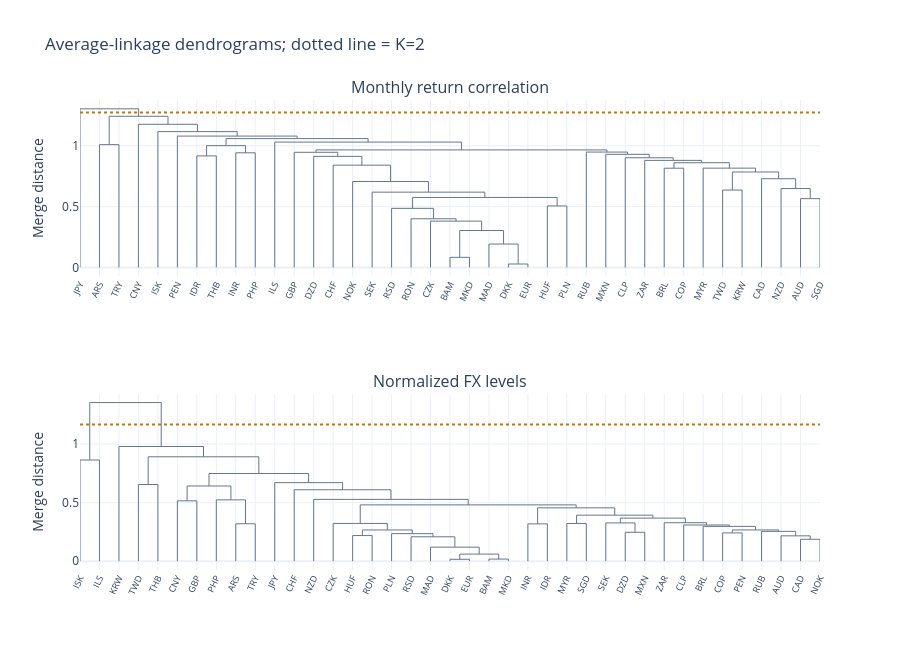

The notebook cell saved with this chart:
### Markdown cell above
## 5. Read the hierarchy

A dendrogram shows when currencies or groups merge. The dashed line cuts each tree at K=2. There is no requirement that the resulting groups have similar sizes. Small outlier groups are a finding to report, not a reason to hide observations or force K=3.

### Code cell
fig = make_subplots(rows=2, cols=1, subplot_titles=list(titles.values()))
for row, name in enumerate(representations, 1):
    tree = dendrogram(trees[name], labels=currencies, no_plot=True)
    for x, y in zip(tree["icoord"], tree["dcoord"]):
        fig.add_trace(go.Scatter(x=x, y=y, mode="lines", line=dict(color="#63778C", width=1),
                                hoverinfo="skip", showlegend=False), row=row, col=1)
    cut = (trees[name][-1, 2] + trees[name][-2, 2]) / 2
    fig.add_hline(y=cut, line_dash="dot", line_color="#B77916", row=row, col=1)
    fig.update_xaxes(tickvals=np.arange(5, 10 * len(currencies), 10), ticktext=tree["ivl"],
                     tickangle=-65, tickfont=dict(size=9), row=row, col=1)
fig.update_layout(template="plotly_white", height=650, title="Average-linkage dendrograms; dotted line = K=2")
fig.update_yaxes(title_text="Merge distance")
fig.show()

### Figure 1 — Plotly figure (JSON) as saved in the notebook; plotly's stock layout.template omitted (floating-point values rounded to 4 significant figures)
{"data": [{"hoverinfo": "skip", "line": {"color": "#63778C", "width": 1}, "mode": "lines", "showlegend": false, "type": "scatter", "x": [15.0, 15.0, 25.0, 25.0], "xaxis": "x", "y": [0.0, 1.009, 1.009, 0.0], "yaxis": "y"}, {"hoverinfo": "skip", "line": {"color": "#63778C", "width": 1}, "mode": "lines", "showlegend": false, "type": "scatter", "x": [65.0, 65.0, 75.0, 75.0], "xaxis": "x", "y": [0.0, 0.9165, 0.9165, 0.0], "yaxis": "y"}, {"hoverinfo": "skip", "line": {"color": "#63778C", "width": 1}, "mode": "lines", "showlegend": false, "type": "scatter", "x": [85.0, 85.0, 95.0, 95.0], "xaxis": "x", "y": [0.0, 0.9419, 0.9419, 0.0], "yaxis": "y"}, {"hoverinfo": "skip", "line": {"color": "#63778C", "width": 1}, "mode": "lines", "showlegend": false, "type": "scatter", "x": [70.0, 70.0, 90.0, 90.0], "xaxis": "x", "y": [0.9165, 1.001, 1.001, 0.9419], "yaxis": "y"}, {"hoverinfo": "skip", "line": {"color": "#63778C", "width": 1}, "mode": "lines", "showlegend": false, "type": "scatter", "x": [195.0, 195.0, 205.0, 205.0], "xaxis": "x", "y": [0.0, 0.083, 0.083, 0.0], "yaxis": "y"}, {"hoverinfo": "skip", "line": {"color": "#63778C", "width": 1}, "mode": "lines", "showlegend": false, "type": "scatter", "x": [225.0, 225.0, 235.0, 235.0], "xaxis": "x", "y": [0.0, 0.02818, 0.02818, 0.0], "yaxis": "y"}, {"hoverinfo": "skip", "line": {"color": "#63778C", "width": 1}, "mode": "lines", "showlegend": false, "type": "scatter", "x": [215.0, 215.0, 230.0, 230.0], "xaxis": "x", "y": [0.0, 0.1925, 0.1925, 0.02818], "yaxis": "y"}, {"hoverinfo": "skip", "line": {"color": "#63778C", "width": 1}, "mode": "lines", "showlegend": false, "type": "scatter", "x": [200.0, 200.0, 222.5, 222.5], "xaxis": "x", "y": [0.083, 0.3034, 0.3034, 0.1925], "yaxis": "y"}, {"hoverinfo": "skip", "line": {"color": "#63778C", "width": 1}, "mode": "lines", "showlegend": false, "type": "scatter", "x": [185.0, 185.0, 211.2, 211.2], "xaxis": "x", "y": [0.0, 0.3804, 0.3804, 0.3034], "yaxis": "y"}, {"hoverinfo": "skip", "line": {"color": "#63778C", "width": 1}, "mode": "lines", "showlegend": false, "type": "scatter", "x": [175.0, 175.0, 198.1, 198.1], "xaxis": "x", "y": [0.0, 0.3999, 0.3999, 0.3804], "yaxis": "y"}, {"hoverinfo": "skip", "line": {"color": "#63778C", "width": 1}, "mode": "lines", "showlegend": false, "type": "scatter", "x": [165.0, 165.0, 186.6, 186.6], "xaxis": "x", "y": [0.0, 0.4855, 0.4855, 0.3999], "yaxis": "y"}, {"hoverinfo": "skip", "line": {"color": "#63778C", "width": 1}, "mode": "lines", "showlegend": false, "type": "scatter", "x": [245.0, 245.0, 255.0, 255.0], "xaxis": "x", "y": [0.0, 0.5053, 0.5053, 0.0], "yaxis": "y"}, {"hoverinfo": "skip", "line": {"color": "#63778C", "width": 1}, "mode": "lines", "showlegend": false, "type": "scatter", "x": [175.8, 175.8, 250.0, 250.0], "xaxis": "x", "y": [0.4855, 0.575, 0.575, 0.5053], "yaxis": "y"}, {"hoverinfo": "skip", "line": {"color": "#63778C", "width": 1}, "mode": "lines", "showlegend": false, "type": "scatter", "x": [155.0, 155.0, 212.9, 212.9], "xaxis": "x", "y": [0.0, 0.6187, 0.6187, 0.575], "yaxis": "y"}, {"hoverinfo": "skip", "line": {"color": "#63778C", "width": 1}, "mode": "lines", "showlegend": false, "type": "scatter", "x": [145.0, 145.0, 183.9, 183.9], "xaxis": "x", "y": [0.0, 0.7059, 0.7059, 0.6187], "yaxis": "y"}, {"hoverinfo": "skip", "line": {"color": "#63778C", "width": 1}, "mode": "lines", "showlegend": false, "type": "scatter", "x": [135.0, 135.0, 164.5, 164.5], "xaxis": "x", "y": [0.0, 0.8403, 0.8403, 0.7059], "yaxis": "y"}, {"hoverinfo": "skip", "line": {"color": "#63778C", "width": 1}, "mode": "lines", "showlegend": false, "type": "scatter", "x": [125.0, 125.0, 149.7, 149.7], "xaxis": "x", "y": [0.0, 0.9126, 0.9126, 0.8403], "yaxis": "y"}, {"hoverinfo": "skip", "line": {"color": "#63778C", "width": 1}, "mode": "lines", "showlegend": false, "type": "scatter", "x": [115.0, 115.0, 137.4, 137.4], "xaxis": "x", "y": [0.0, 0.9461, 0.9461, 0.9126], "yaxis": "y"}, {"hoverinfo": "skip", "line": {"color": "#63778C", "width": 1}, "mode": "lines", "showlegend": false, "type": "scatter", "x": [305.0, 305.0, 315.0, 315.0], "xaxis": "x", "y": [0.0, 0.8154, 0.8154, 0.0], "yaxis": "y"}, {"hoverinfo": "skip", "line": {"color": "#63778C", "width": 1}, "mode": "lines", "showlegend": false, "type": "scatter", "x": [335.0, 335.0, 345.0, 345.0], "xaxis": "x", "y": [0.0, 0.636, 0.636, 0.0], "yaxis": "y"}, {"hoverinfo": "skip", "line": {"color": "#63778C", "width": 1}, "mode": "lines", "showlegend": false, "type": "scatter", "x": [375.0, 375.0, 385.0, 385.0], "xaxis": "x", "y": [0.0, 0.5653, 0.5653, 0.0], "yaxis": "y"}, {"hoverinfo": "skip", "line": {"color": "#63778C", "width": 1}, "mode": "lines", "showlegend": false, "type": "scatter", "x": [365.0, 365.0, 380.0, 380.0], "xaxis": "x", "y": [0.0, 0.6482, 0.6482, 0.5653], "yaxis": "y"}, {"hoverinfo": "skip", "line": {"color": "#63778C", "width": 1}, "mode": "lines", "showlegend": false, "type": "scatter", "x": [355.0, 355.0, 372.5, 372.5], "xaxis": "x", "y": [0.0, 0.729, 0.729, 0.6482], "yaxis": "y"}, {"hoverinfo": "skip", "line": {"color": "#63778C", "width": 1}, "mode": "lines", "showlegend": false, "type": "scatter", "x": [340.0, 340.0, 363.8, 363.8], "xaxis": "x", "y": [0.636, 0.7844, 0.7844, 0.729], "yaxis": "y"}, {"hoverinfo": "skip", "line": {"color": "#63778C", "width": 1}, "mode": "lines", "showlegend": false, "type": "scatter", "x": [325.0, 325.0, 351.9, 351.9], "xaxis": "x", "y": [0.0, 0.816, 0.816, 0.7844], "yaxis": "y"}, {"hoverinfo": "skip", "line": {"color": "#63778C", "width": 1}, "mode": "lines", "showlegend": false, "type": "scatter", "x": [310.0, 310.0, 338.4, 338.4], "xaxis": "x", "y": [0.8154, 0.8604, 0.8604, 0.816], "yaxis": "y"}, {"hoverinfo": "skip", "line": {"color": "#63778C", "width": 1}, "mode": "lines", "showlegend": false, "type": "scatter", "x": [295.0, 295.0, 324.2, 324.2], "xaxis": "x", "y": [0.0, 0.8796, 0.8796, 0.8604], "yaxis": "y"}, {"hoverinfo": "skip", "line": {"color": "#63778C", "width": 1}, "mode": "lines", "showlegend": false, "type": "scatter", "x": [285.0, 285.0, 309.6, 309.6], "xaxis": "x", "y": [0.0, 0.9013, 0.9013, 0.8796], "yaxis": "y"}, {"hoverinfo": "skip", "line": {"color": "#63778C", "width": 1}, "mode": "lines", "showlegend": false, "type": "scatter", "x": [275.0, 275.0, 297.3, 297.3], "xaxis": "x", "y": [0.0, 0.9297, 0.9297, 0.9013], "yaxis": "y"}, {"hoverinfo": "skip", "line": {"color": "#63778C", "width": 1}, "mode": "lines", "showlegend": false, "type": "scatter", "x": [265.0, 265.0, 286.2, 286.2], "xaxis": "x", "y": [0.0, 0.948, 0.948, 0.9297], "yaxis": "y"}, {"hoverinfo": "skip", "line": {"color": "#63778C", "width": 1}, "mode": "lines", "showlegend": false, "type": "scatter", "x": [126.2, 126.2, 275.6, 275.6], "xaxis": "x", "y": [0.9461, 0.9658, 0.9658, 0.948], "yaxis": "y"}, {"hoverinfo": "skip", "line": {"color": "#63778C", "width": 1}, "mode": "lines", "showlegend": false, "type": "scatter", "x": [105.0, 105.0, 200.9, 200.9], "xaxis": "x", "y": [0.0, 1.03, 1.03, 0.9658], "yaxis": "y"}, {"hoverinfo": "skip", "line": {"color": "#63778C", "width": 1}, "mode": "lines", "showlegend": false, "type": "scatter", "x": [80.0, 80.0, 152.9, 152.9], "xaxis": "x", "y": [1.001, 1.059, 1.059, 1.03], "yaxis": "y"}, {"hoverinfo": "skip", "line": {"color": "#63778C", "width": 1}, "mode": "lines", "showlegend": false, "type": "scatter", "x": [55.0, 55.0, 116.5, 116.5], "xaxis": "x", "y": [0.0, 1.079, 1.079, 1.059], "yaxis": "y"}, {"hoverinfo": "skip", "line": {"color": "#63778C", "width": 1}, "mode": "lines", "showlegend": false, "type": "scatter", "x": [45.0, 45.0, 85.74, 85.74], "xaxis": "x", "y": [0.0, 1.116, 1.116, 1.079], "yaxis": "y"}, {"hoverinfo": "skip", "line": {"color": "#63778C", "width": 1}, "mode": "lines", "showlegend": false, "type": "scatter", "x": [35.0, 35.0, 65.37, 65.37], "xaxis": "x", "y": [0.0, 1.176, 1.176, 1.116], "yaxis": "y"}, {"hoverinfo": "skip", "line": {"color": "#63778C", "width": 1}, "mode": "lines", "showlegend": false, "type": "scatter", "x": [20.0, 20.0, 50.18, 50.18], "xaxis": "x", "y": [1.009, 1.242, 1.242, 1.176], "yaxis": "y"}, {"hoverinfo": "skip", "line": {"color": "#63778C", "width": 1}, "mode": "lines", "showlegend": false, "type": "scatter", "x": [5.0, 5.0, 35.09, 35.09], "xaxis": "x", "y": [0.0, 1.303, 1.303, 1.242], "yaxis": "y"}, {"hoverinfo": "skip", "line": {"color": "#63778C", "width": 1}, "mode": "lines", "showlegend": false, "type": "scatter", "x": [5.0, 5.0, 15.0, 15.0], "xaxis": "x2", "y": [0.0, 0.8637, 0.8637, 0.0], "yaxis": "y2"}, {"hoverinfo": "skip", "line": {"color": "#63778C", "width": 1}, "mode": "lines", "showlegend": false, "type": "scatter", "x": [35.0, 35.0, 45.0, 45.0], "xaxis": "x2", "y": [0.0, 0.6544, 0.6544, 0.0], "yaxis": "y2"}, {"hoverinfo": "skip", "line": {"color": "#63778C", "width": 1}, "mode": "lines", "showlegend": false, "type": "scatter", "x": [55.0, 55.0, 65.0, 65.0], "xaxis": "x2", "y": [0.0, 0.5151, 0.5151, 0.0], "yaxis": "y2"}, {"hoverinfo": "skip", "line": {"color": "#63778C", "width": 1}, "mode": "lines", "showlegend": false, "type": "scatter", "x": [85.0, 85.0, 95.0, 95.0], "xaxis": "x2", "y": [0.0, 0.3194, 0.3194, 0.0], "yaxis": "y2"}, {"hoverinfo": "skip", "line": {"color": "#63778C", "width": 1}, "mode": "lines", "showlegend": false, "type": "scatter", "x": [75.0, 75.0, 90.0, 90.0], "xaxis": "x2", "y": [0.0, 0.5235, 0.5235, 0.3194], "yaxis": "y2"}, {"hoverinfo": "skip", "line": {"color": "#63778C", "width": 1}, "mode": "lines", "showlegend": false, "type": "scatter", "x": [60.0, 60.0, 82.5, 82.5], "xaxis": "x2", "y": [0.5151, 0.6419, 0.6419, 0.5235], "yaxis": "y2"}, {"hoverinfo": "skip", "line": {"color": "#63778C", "width": 1}, "mode": "lines", "showlegend": false, "type": "scatter", "x": [145.0, 145.0, 155.0, 155.0], "xaxis": "x2", "y": [0.0, 0.2188, 0.2188, 0.0], "yaxis": "y2"}, {"hoverinfo": "skip", "line": {"color": "#63778C", "width": 1}, "mode": "lines", "showlegend": false, "type": "scatter", "x": [195.0, 195.0, 205.0, 205.0], "xaxis": "x2", "y": [0.0, 0.01624, 0.01624, 0.0], "yaxis": "y2"}, {"hoverinfo": "skip", "line": {"color": "#63778C", "width": 1}, "mode": "lines", "showlegend": false, "type": "scatter", "x": [215.0, 215.0, 225.0, 225.0], "xaxis": "x2", "y": [0.0, 0.01806, 0.01806, 0.0], "yaxis": "y2"}, {"hoverinfo": "skip", "line": {"color": "#63778C", "width": 1}, "mode": "lines", "showlegend": false, "type": "scatter", "x": [200.0, 200.0, 220.0, 220.0], "xaxis": "x2", "y": [0.01624, 0.06046, 0.06046, 0.01806], "yaxis": "y2"}, {"hoverinfo": "skip", "line": {"color": "#63778C", "width": 1}, "mode": "lines", "showlegend": false, "type": "scatter", "x": [185.0, 185.0, 210.0, 210.0], "xaxis": "x2", "y": [0.0, 0.1198, 0.1198, 0.06046], "yaxis": "y2"}, {"hoverinfo": "skip", "line": {"color": "#63778C", "width": 1}, "mode": "lines", "showlegend": false, "type": "scatter", "x": [175.0, 175.0, 197.5, 197.5], "xaxis": "x2", "y": [0.0, 0.2083, 0.2083, 0.1198], "yaxis": "y2"}, {"hoverinfo": "skip", "line": {"color": "#63778C", "width": 1}, "mode": "lines", "showlegend": false, "type": "scatter", "x": [165.0, 165.0, 186.2, 186.2], "xaxis": "x2", "y": [0.0, 0.2351, 0.2351, 0.2083], "yaxis": "y2"}, {"hoverinfo": "skip", "line": {"color": "#63778C", "width": 1}, "mode": "lines", "showlegend": false, "type": "scatter", "x": [150.0, 150.0, 175.6, 175.6], "xaxis": "x2", "y": [0.2188, 0.2664, 0.2664, 0.2351], "yaxis": "y2"}, {"hoverinfo": "skip", "line": {"color": "#63778C", "width": 1}, "mode": "lines", "showlegend": false, "type": "scatter", "x": [135.0, 135.0, 162.8, 162.8], "xaxis": "x2", "y": [0.0, 0.3222, 0.3222, 0.2664], "yaxis": "y2"}, {"hoverinfo": "skip", "line": {"color": "#63778C", "width": 1}, "mode": "lines", "showlegend": false, "type": "scatter", "x": [235.0, 235.0, 245.0, 245.0], "xaxis": "x2", "y": [0.0, 0.3185, 0.3185, 0.0], "yaxis": "y2"}, {"hoverinfo": "skip", "line": {"color": "#63778C", "width": 1}, "mode": "lines", "showlegend": false, "type": "scatter", "x": [255.0, 255.0, 265.0, 265.0], "xaxis": "x2", "y": [0.0, 0.3213, 0.3213, 0.0], "yaxis": "y2"}, {"hoverinfo": "skip", "line": {"color": "#63778C", "width": 1}, "mode": "lines", "showlegend": false, "type": "scatter", "x": [285.0, 285.0, 295.0, 295.0], "xaxis": "x2", "y": [0.0, 0.2468, 0.2468, 0.0], "yaxis": "y2"}, {"hoverinfo": "skip", "line": {"color": "#63778C", "width": 1}, "mode": "lines", "showlegend": false, "type": "scatter", "x": [275.0, 275.0, 290.0, 290.0], "xaxis": "x2", "y": [0.0, 0.3267, 0.3267, 0.2468], "yaxis": "y2"}, {"hoverinfo": "skip", "line": {"color": "#63778C", "width": 1}, "mode": "lines", "showlegend": false, "type": "scatter", "x": [335.0, 335.0, 345.0, 345.0], "xaxis": "x2", "y": [0.0, 0.2414, 0.2414, 0.0], "yaxis": "y2"}, {"hoverinfo": "skip", "line": {"color": "#63778C", "width": 1}, "mode": "lines", "showlegend": false, "type": "scatter", "x": [375.0, 375.0, 385.0, 385.0], "xaxis": "x2", "y": [0.0, 0.1871, 0.1871, 0.0], "yaxis": "y2"}, {"hoverinfo": "skip", "line": {"color": "#63778C", "width": 1}, "mode": "lines", "showlegend": false, "type": "scatter", "x": [365.0, 365.0, 380.0, 380.0], "xaxis": "x2", "y": [0.0, 0.2163, 0.2163, 0.1871], "yaxis": "y2"}, {"hoverinfo": "skip", "line": {"color": "#63778C", "width": 1}, "mode": "lines", "showlegend": false, "type": "scatter", "x": [355.0, 355.0, 372.5, 372.5], "xaxis": "x2", "y": [0.0, 0.2545, 0.2545, 0.2163], "yaxis": "y2"}, {"hoverinfo": "skip", "line": {"color": "#63778C", "width": 1}, "mode": "lines", "showlegend": false, "type": "scatter", "x": [340.0, 340.0, 363.8, 363.8], "xaxis": "x2", "y": [0.2414, 0.2667, 0.2667, 0.2545], "yaxis": "y2"}, {"hoverinfo": "skip", "line": {"color": "#63778C", "width": 1}, "mode": "lines", "showlegend": false, "type": "scatter", "x": [325.0, 325.0, 351.9, 351.9], "xaxis": "x2", "y": [0.0, 0.297, 0.297, 0.2667], "yaxis": "y2"}, {"hoverinfo": "skip", "line": {"color": "#63778C", "width": 1}, "mode": "lines", "showlegend": false, "type": "scatter", "x": [315.0, 315.0, 338.4, 338.4], "xaxis": "x2", "y": [0.0, 0.3088, 0.3088, 0.297], "yaxis": "y2"}, {"hoverinfo": "skip", "line": {"color": "#63778C", "width": 1}, "mode": "lines", "showlegend": false, "type": "scatter", "x": [305.0, 305.0, 326.7, 326.7], "xaxis": "x2", "y": [0.0, 0.3283, 0.3283, 0.3088], "yaxis": "y2"}, {"hoverinfo": "skip", "line": {"color": "#63778C", "width": 1}, "mode": "lines", "showlegend": false, "type": "scatter", "x": [282.5, 282.5, 315.9, 315.9], "xaxis": "x2", "y": [0.3267, 0.3677, 0.3677, 0.3283], "yaxis": "y2"}, {"hoverinfo": "skip", "line": {"color": "#63778C", "width": 1}, "mode": "lines", "showlegend": false, "type": "scatter", "x": [260.0, 260.0, 299.2, 299.2], "xaxis": "x2", "y": [0.3213, 0.3929, 0.3929, 0.3677], "yaxis": "y2"}, {"hoverinfo": "skip", "line": {"color": "#63778C", "width": 1}, "mode": "lines", "showlegend": false, "type": "scatter", "x": [240.0, 240.0, 279.6, 279.6], "xaxis": "x2", "y": [0.3185, 0.4552, 0.4552, 0.3929], "yaxis": "y2"}, {"hoverinfo": "skip", "line": {"color": "#63778C", "width": 1}, "mode": "lines", "showlegend": false, "type": "scatter", "x": [148.9, 148.9, 259.8, 259.8], "xaxis": "x2", "y": [0.3222, 0.4807, 0.4807, 0.4552], "yaxis": "y2"}, {"hoverinfo": "skip", "line": {"color": "#63778C", "width": 1}, "mode": "lines", "showlegend": false, "type": "scatter", "x": [125.0, 125.0, 204.4, 204.4], "xaxis": "x2", "y": [0.0, 0.5276, 0.5276, 0.4807], "yaxis": "y2"}, {"hoverinfo": "skip", "line": {"color": "#63778C", "width": 1}, "mode": "lines", "showlegend": false, "type": "scatter", "x": [115.0, 115.0, 164.7, 164.7], "xaxis": "x2", "y": [0.0, 0.6095, 0.6095, 0.5276], "yaxis": "y2"}, {"hoverinfo": "skip", "line": {"color": "#63778C", "width": 1}, "mode": "lines", "showlegend": false, "type": "scatter", "x": [105.0, 105.0, 139.8, 139.8], "xaxis": "x2", "y": [0.0, 0.6705, 0.6705, 0.6095], "yaxis": "y2"}, {"hoverinfo": "skip", "line": {"color": "#63778C", "width": 1}, "mode": "lines", "showlegend": false, "type": "scatter", "x": [71.25, 71.25, 122.4, 122.4], "xaxis": "x2", "y": [0.6419, 0.7485, 0.7485, 0.6705], "yaxis": "y2"}, {"hoverinfo": "skip", "line": {"color": "#63778C", "width": 1}, "mode": "lines", "showlegend": false, "type": "scatter", "x": [40.0, 40.0, 96.83, 96.83], "xaxis": "x2", "y": [0.6544, 0.8911, 0.8911, 0.7485], "yaxis": "y2"}, {"hoverinfo": "skip", "line": {"color": "#63778C", "width": 1}, "mode": "lines", "showlegend": false, "type": "scatter", "x": [25.0, 25.0, 68.42, 68.42], "xaxis": "x2", "y": [0.0, 0.979, 0.979, 0.8911], "yaxis": "y2"}, {"hoverinfo": "skip", "line": {"color": "#63778C", "width": 1}, "mode": "lines", "showlegend": false, "type": "scatter", "x": [10.0, 10.0, 46.71, 46.71], "xaxis": "x2", "y": [0.8637, 1.354, 1.354, 0.979], "yaxis": "y2"}], "layout": {"annotations": [{"font": {"size": 16}, "showarrow": false, "text": "Monthly return correlation", "x": 0.5, "xanchor": "center", "xref": "paper", "y": 1.0, "yanchor": "bottom", "yref": "paper"}, {"font": {"size": 16}, "showarrow": false, "text": "Normalized FX levels", "x": 0.5, "xanchor": "center", "xref": "paper", "y": 0.375, "yanchor": "bottom", "yref": "paper"}], "height": 650, "shapes": [{"line": {"color": "#B77916", "dash": "dot"}, "type": "line", "x0": 0, "x1": 1, "xref": "x domain", "y0": 1.273, "y1": 1.273, "yref": "y"}, {"line": {"color": "#B77916", "dash": "dot"}, "type": "line", "x0": 0, "x1": 1, "xref": "x2 domain", "y0": 1.166, "y1": 1.166, "yref": "y2"}], "title": {"text": "Average-linkage dendrograms; dotted line = K=2"}, "xaxis": {"anchor": "y", "domain": [0.0, 1.0], "tickangle": -65, "tickfont": {"size": 9}, "ticktext": ["JPY", "ARS", "TRY", "CNY", "ISK", "PEN", "IDR", "THB", "INR", "PHP", "ILS", "GBP", "DZD", "CHF", "NOK", "SEK", "RSD", "RON", "CZK", "BAM", "MKD", "MAD", "DKK", "EUR", "HUF", "PLN", "RUB", "MXN", "CLP", "ZAR", "BRL", "COP", "MYR", "TWD", "KRW", "CAD", "NZD", "AUD", "SGD"], "tickvals": [5, 15, 25, 35, 45, 55, 65, 75, 85, 95, 105, 115, 125, 135, 145, 155, 165, 175, 185, 195, 205, 215, 225, 235, 245, 255, 265, 275, 285, 295, 305, 315, 325, 335, 345, 355, 365, 375, 385]}, "xaxis2": {"anchor": "y2", "domain": [0.0, 1.0], "tickangle": -65, "tickfont": {"size": 9}, "ticktext": ["ISK", "ILS", "KRW", "TWD", "THB", "CNY", "GBP", "PHP", "ARS", "TRY", "JPY", "CHF", "NZD", "CZK", "HUF", "RON", "PLN", "RSD", "MAD", "DKK", "EUR", "BAM", "MKD", "INR", "IDR", "MYR", "SGD", "SEK", "DZD", "MXN", "ZAR", "CLP", "BRL", "COP", "PEN", "RUB", "AUD", "CAD", "NOK"], "tickvals": [5, 15, 25, 35, 45, 55, 65, 75, 85, 95, 105, 115, 125, 135, 145, 155, 165, 175, 185, 195, 205, 215, 225, 235, 245, 255, 265, 275, 285, 295, 305, 315, 325, 335, 345, 355, 365, 375, 385]}, "yaxis": {"anchor": "x", "domain": [0.625, 1.0], "title": {"text": "Merge distance"}}, "yaxis2": {"anchor": "x2", "domain": [0.0, 0.375], "title": {"text": "Merge distance"}}}}
